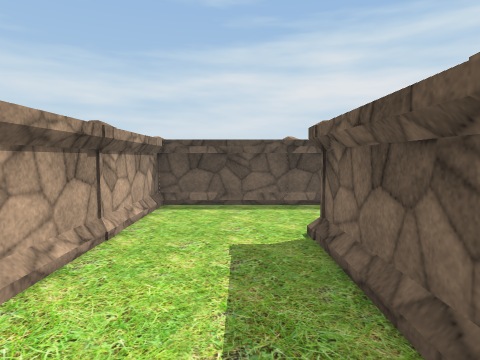
[1] (above)

19 first-person views from a walk through a 3-D level made in the Unity game engine. The camera is 1.4 m above the floor, tilts 4° down and sees 75° across. The floor is counted in squares, 1 m on a side. Each view is taken from the middle of a square. On the plan, view 1 faces up. The plan holds only what a view shows up to about 14 squares ahead; the rest is blank. The place goes on beyond the plan. Some animated figures are not drawn. Some surface patterns are stand-ins.

[2]
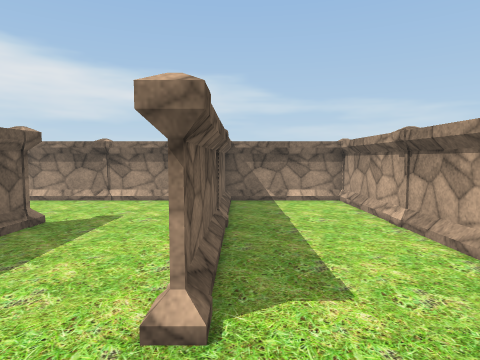

[3]
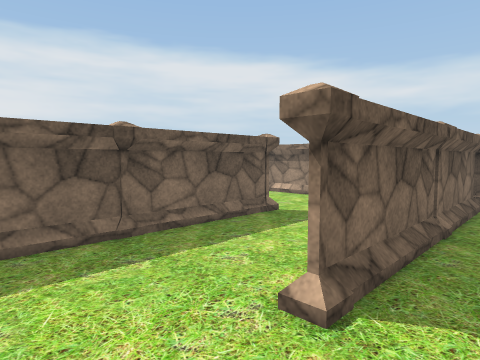

[4]
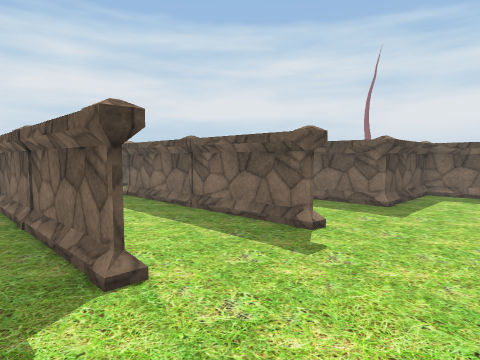

[5]
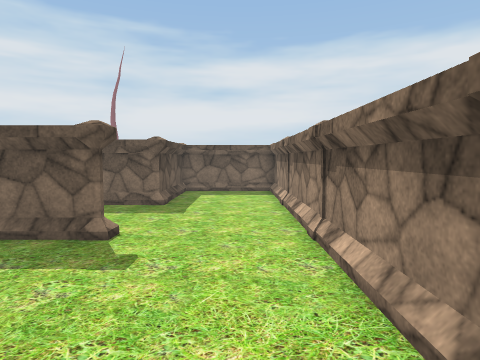

[6]
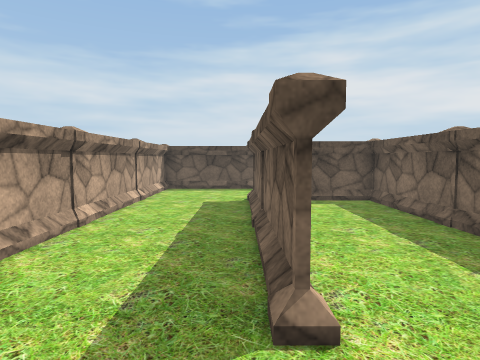

[7]
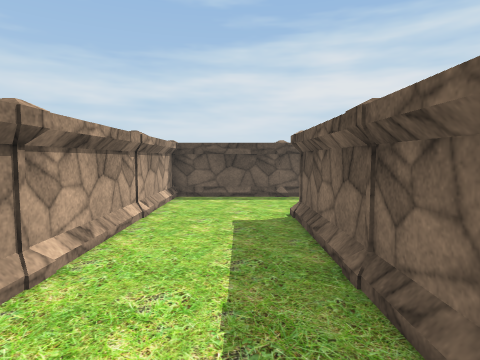

[8]
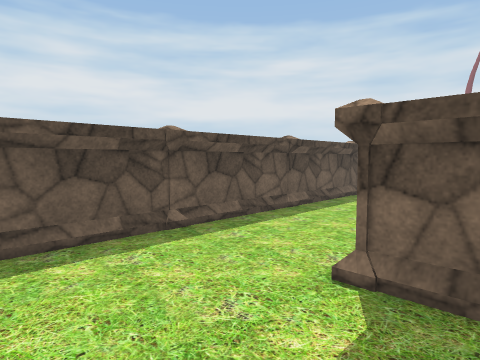

[9]
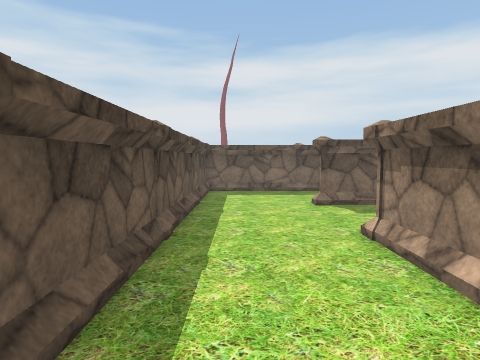

[10]
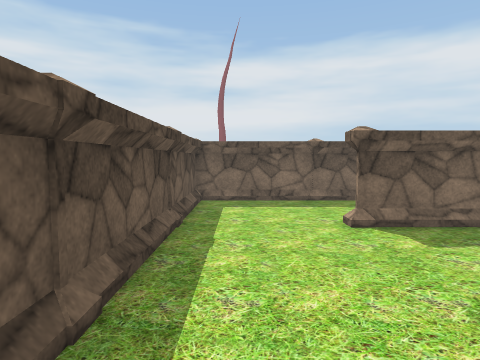

[11]
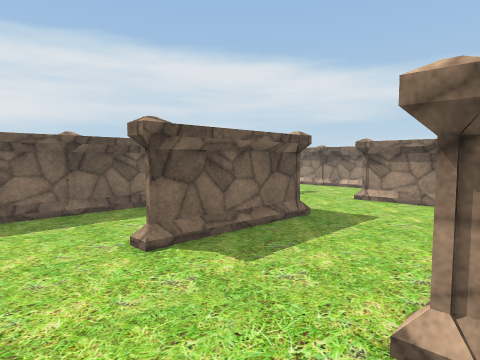

[12]
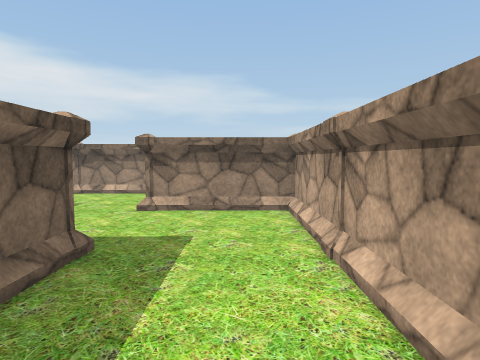

[13]
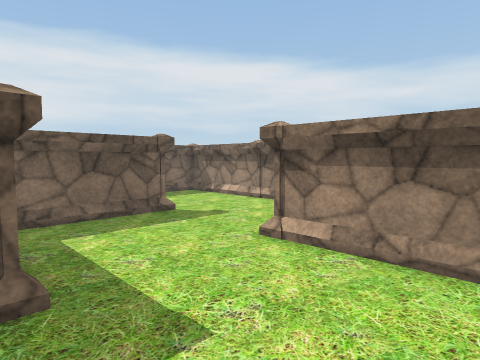

[14]
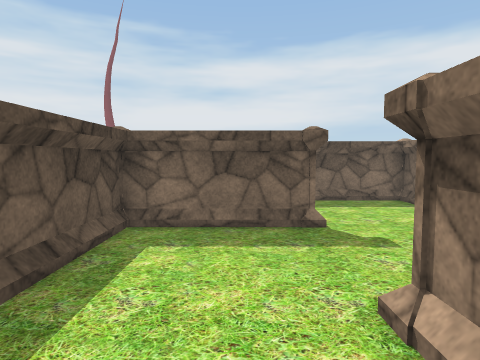

[15]
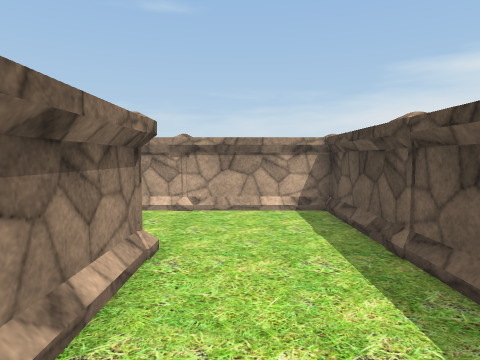

[16]
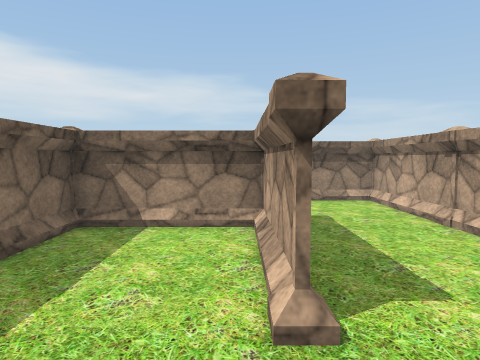

[17]
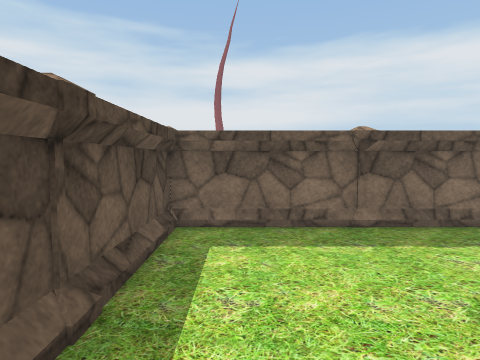

[18]
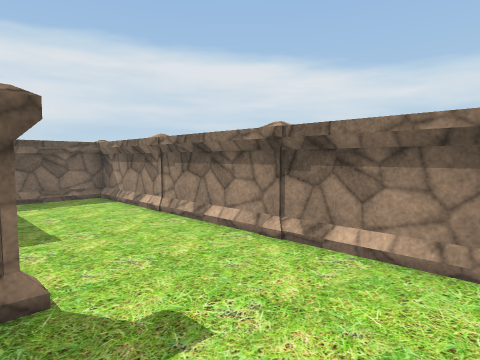

[19]
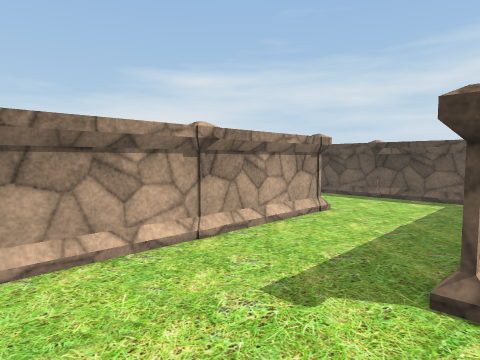

### Floor plan
Points are (right, up) in squares from view 1. A wall is a line through its corners. A room is listed if a view was taken in it or the views show most of it. See-through windows are left out.
Room 1 (views 1, 2, 3, 4, 5, 6, 7, 8, 9, 10, 11, 12, 13, 14, 15, 16, 17, 18, 19)
walls: (9.5, 2.4) (9.5, 5.5); (9.5, 6.4) (9.5, 9.5) (13.5, 9.5); (13.5, 5.6) (13.5, 2.5); (13.5, 6.4) (13.5, 9.5); (13.5, 1.5) (17.5, 1.5); (5.5, 2.4) (5.5, 5.5) (5.5, 3.5); (13.5, 8.1) (13.5, 6.5); (12.5, 9.5) (11.4, 9.5); (10.4, -2.5) (12.5, -2.5); (6.4, -2.5) (8.5, -2.5); (17.5, 5.5) (21.5, 5.5); (17.5, 5.5) (17.5, 9.5); (14.4, -2.5) (16.5, -2.5); (4.2, 9.5) (1.5, 9.5); (17.5, 9.2) (17.5, 6.6); (3.4, -2.5) (4.5, -2.5); (17.5, -1.5) (17.5, 1.5) (13.5, 1.5) (13.5, 5.5); (8.6, 13.5) (5.5, 13.5) (5.5, 6.4) (5.5, 9.4); (12.5, 13.5) (9.4, 13.5); (1.5, -1.4) (1.5, 5.5) (1.5, -1.5); (20.5, 5.5) (18.1, 5.5); (18.7, -2.5) (20.5, -2.5); (0.6, 9.5) (-2.5, 9.5); (21.5, 2.5) (21.5, 5.6); (21.5, 6.5) (21.5, 9.5); (-2.5, 4.5) (-2.5, 2.5); (-2.5, 0.6) (-2.5, -1.5); (-1.5, -2.5) (0.5, -2.5); (21.5, 10.5) (21.5, 13.5) (13.4, 13.5); (-2.5, 8.5) (-2.5, 6.4)
objects: other object (-3, -3) to (-2, -2); other object (-3, 1) to (-3, 2); other object (-3, 5) to (-3, 6); other object (1, -3) to (2, -2); other object (1, 2); other object (1, 6); other object (5, -3) to (6, -2); other object (5, 1) to (6, 2); other object (5, 6); other object (9, -3) to (10, -2); other object (9, 1) to (10, 2); other object (9, 6); other object (9, 10); other object (13, -3) to (14, -2); other object (13, 1) to (13, 2); other object (13, 6); other object (13, 10); other object (17, -3) to (18, -2); other object (17, 2); other object (17, 5) to (17, 6); other object (17, 10); other object (21, -3) to (21, -2); other object (21, 1) to (21, 2); other object (21, 6); other object (21, 10)

Where each view was taken, in squares from view 1:
view 1: 0 up, 0 right, facing up
view 2: 8 up, 1 right, facing down
view 3: 8 up, 0 right, facing down-right
view 4: 2 down, 4 right, facing up-right
view 5: 1 down, 4 right, facing right
view 6: 1 down, 9 right, facing up
view 7: 2 up, 8 right, facing up
view 8: 8 up, 6 right, facing up-right
view 9: 12 up, 8 right, facing right
view 10: 12 up, 11 right, facing right
view 11: 12 up, 13 right, facing down-right
view 12: 10 up, 15 right, facing down
view 13: 6 up, 14 right, facing down-right
view 14: 3 up, 15 right, facing right
view 15: 11 up, 14 right, facing left
view 16: 12 up, 18 right, facing down
view 17: 12 up, 15 right, facing right
view 18: 2 up, 6 right, facing down-right
view 19: 2 down, 6 right, facing up-left
